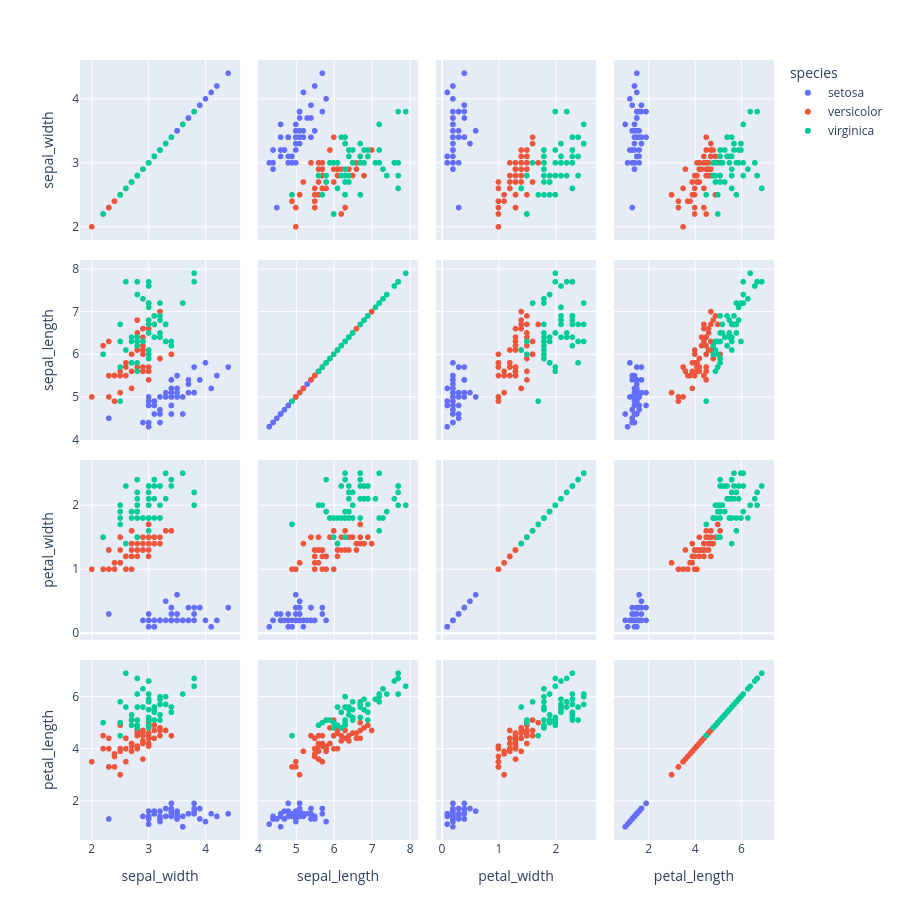

The notebook cell saved with this chart:
### Markdown cell above
###**Pairwise visualization of all the original dimensions**

### Code cell
df = px.data.iris()
features = ["sepal_width", "sepal_length", "petal_width", "petal_length"]
fig = px.scatter_matrix(df, dimensions=features, color="species", width=900, height=900)
fig.update_layout(margin=dict(l=80, r=30, t=60, b=60))
fig.show()

### Figure 1 — Plotly figure (JSON) as saved in the notebook; plotly's stock layout.template omitted (floating-point values rounded to 4 significant figures)
{"data": [{"dimensions": [{"axis": {"matches": true}, "label": "sepal_width", "values": [3.5, 3.0, 3.2, 3.1, 3.6, 3.9, 3.4, 3.4, 2.9, 3.1, 3.7, 3.4, 3.0, 3.0, 4.0, 4.4, 3.9, 3.5, 3.8, 3.8, 3.4, 3.7, 3.6, 3.3, 3.4, 3.0, 3.4, 3.5, 3.4, 3.2, 3.1, 3.4, 4.1, 4.2, 3.1, 3.2, 3.5, 3.1, 3.0, 3.4, 3.5, 2.3, 3.2, 3.5, 3.8, 3.0, 3.8, 3.2, 3.7, 3.3]}, {"axis": {"matches": true}, "label": "sepal_length", "values": [5.1, 4.9, 4.7, 4.6, 5.0, 5.4, 4.6, 5.0, 4.4, 4.9, 5.4, 4.8, 4.8, 4.3, 5.8, 5.7, 5.4, 5.1, 5.7, 5.1, 5.4, 5.1, 4.6, 5.1, 4.8, 5.0, 5.0, 5.2, 5.2, 4.7, 4.8, 5.4, 5.2, 5.5, 4.9, 5.0, 5.5, 4.9, 4.4, 5.1, 5.0, 4.5, 4.4, 5.0, 5.1, 4.8, 5.1, 4.6, 5.3, 5.0]}, {"axis": {"matches": true}, "label": "petal_width", "values": [0.2, 0.2, 0.2, 0.2, 0.2, 0.4, 0.3, 0.2, 0.2, 0.1, 0.2, 0.2, 0.1, 0.1, 0.2, 0.4, 0.4, 0.3, 0.3, 0.3, 0.2, 0.4, 0.2, 0.5, 0.2, 0.2, 0.4, 0.2, 0.2, 0.2, 0.2, 0.4, 0.1, 0.2, 0.1, 0.2, 0.2, 0.1, 0.2, 0.2, 0.3, 0.3, 0.2, 0.6, 0.4, 0.3, 0.2, 0.2, 0.2, 0.2]}, {"axis": {"matches": true}, "label": "petal_length", "values": [1.4, 1.4, 1.3, 1.5, 1.4, 1.7, 1.4, 1.5, 1.4, 1.5, 1.5, 1.6, 1.4, 1.1, 1.2, 1.5, 1.3, 1.4, 1.7, 1.5, 1.7, 1.5, 1.0, 1.7, 1.9, 1.6, 1.6, 1.5, 1.4, 1.6, 1.6, 1.5, 1.5, 1.4, 1.5, 1.2, 1.3, 1.5, 1.3, 1.5, 1.3, 1.3, 1.3, 1.6, 1.9, 1.4, 1.6, 1.4, 1.5, 1.4]}], "hovertemplate": "species=setosa<br>%{xaxis.title.text}=%{x}<br>%{yaxis.title.text}=%{y}<extra></extra>", "legendgroup": "setosa", "marker": {"color": "#636efa", "symbol": "circle"}, "name": "setosa", "showlegend": true, "type": "splom"}, {"dimensions": [{"axis": {"matches": true}, "label": "sepal_width", "values": [3.2, 3.2, 3.1, 2.3, 2.8, 2.8, 3.3, 2.4, 2.9, 2.7, 2.0, 3.0, 2.2, 2.9, 2.9, 3.1, 3.0, 2.7, 2.2, 2.5, 3.2, 2.8, 2.5, 2.8, 2.9, 3.0, 2.8, 3.0, 2.9, 2.6, 2.4, 2.4, 2.7, 2.7, 3.0, 3.4, 3.1, 2.3, 3.0, 2.5, 2.6, 3.0, 2.6, 2.3, 2.7, 3.0, 2.9, 2.9, 2.5, 2.8]}, {"axis": {"matches": true}, "label": "sepal_length", "values": [7.0, 6.4, 6.9, 5.5, 6.5, 5.7, 6.3, 4.9, 6.6, 5.2, 5.0, 5.9, 6.0, 6.1, 5.6, 6.7, 5.6, 5.8, 6.2, 5.6, 5.9, 6.1, 6.3, 6.1, 6.4, 6.6, 6.8, 6.7, 6.0, 5.7, 5.5, 5.5, 5.8, 6.0, 5.4, 6.0, 6.7, 6.3, 5.6, 5.5, 5.5, 6.1, 5.8, 5.0, 5.6, 5.7, 5.7, 6.2, 5.1, 5.7]}, {"axis": {"matches": true}, "label": "petal_width", "values": [1.4, 1.5, 1.5, 1.3, 1.5, 1.3, 1.6, 1.0, 1.3, 1.4, 1.0, 1.5, 1.0, 1.4, 1.3, 1.4, 1.5, 1.0, 1.5, 1.1, 1.8, 1.3, 1.5, 1.2, 1.3, 1.4, 1.4, 1.7, 1.5, 1.0, 1.1, 1.0, 1.2, 1.6, 1.5, 1.6, 1.5, 1.3, 1.3, 1.3, 1.2, 1.4, 1.2, 1.0, 1.3, 1.2, 1.3, 1.3, 1.1, 1.3]}, {"axis": {"matches": true}, "label": "petal_length", "values": [4.7, 4.5, 4.9, 4.0, 4.6, 4.5, 4.7, 3.3, 4.6, 3.9, 3.5, 4.2, 4.0, 4.7, 3.6, 4.4, 4.5, 4.1, 4.5, 3.9, 4.8, 4.0, 4.9, 4.7, 4.3, 4.4, 4.8, 5.0, 4.5, 3.5, 3.8, 3.7, 3.9, 5.1, 4.5, 4.5, 4.7, 4.4, 4.1, 4.0, 4.4, 4.6, 4.0, 3.3, 4.2, 4.2, 4.2, 4.3, 3.0, 4.1]}], "hovertemplate": "species=versicolor<br>%{xaxis.title.text}=%{x}<br>%{yaxis.title.text}=%{y}<extra></extra>", "legendgroup": "versicolor", "marker": {"color": "#EF553B", "symbol": "circle"}, "name": "versicolor", "showlegend": true, "type": "splom"}, {"dimensions": [{"axis": {"matches": true}, "label": "sepal_width", "values": [3.3, 2.7, 3.0, 2.9, 3.0, 3.0, 2.5, 2.9, 2.5, 3.6, 3.2, 2.7, 3.0, 2.5, 2.8, 3.2, 3.0, 3.8, 2.6, 2.2, 3.2, 2.8, 2.8, 2.7, 3.3, 3.2, 2.8, 3.0, 2.8, 3.0, 2.8, 3.8, 2.8, 2.8, 2.6, 3.0, 3.4, 3.1, 3.0, 3.1, 3.1, 3.1, 2.7, 3.2, 3.3, 3.0, 2.5, 3.0, 3.4, 3.0]}, {"axis": {"matches": true}, "label": "sepal_length", "values": [6.3, 5.8, 7.1, 6.3, 6.5, 7.6, 4.9, 7.3, 6.7, 7.2, 6.5, 6.4, 6.8, 5.7, 5.8, 6.4, 6.5, 7.7, 7.7, 6.0, 6.9, 5.6, 7.7, 6.3, 6.7, 7.2, 6.2, 6.1, 6.4, 7.2, 7.4, 7.9, 6.4, 6.3, 6.1, 7.7, 6.3, 6.4, 6.0, 6.9, 6.7, 6.9, 5.8, 6.8, 6.7, 6.7, 6.3, 6.5, 6.2, 5.9]}, {"axis": {"matches": true}, "label": "petal_width", "values": [2.5, 1.9, 2.1, 1.8, 2.2, 2.1, 1.7, 1.8, 1.8, 2.5, 2.0, 1.9, 2.1, 2.0, 2.4, 2.3, 1.8, 2.2, 2.3, 1.5, 2.3, 2.0, 2.0, 1.8, 2.1, 1.8, 1.8, 1.8, 2.1, 1.6, 1.9, 2.0, 2.2, 1.5, 1.4, 2.3, 2.4, 1.8, 1.8, 2.1, 2.4, 2.3, 1.9, 2.3, 2.5, 2.3, 1.9, 2.0, 2.3, 1.8]}, {"axis": {"matches": true}, "label": "petal_length", "values": [6.0, 5.1, 5.9, 5.6, 5.8, 6.6, 4.5, 6.3, 5.8, 6.1, 5.1, 5.3, 5.5, 5.0, 5.1, 5.3, 5.5, 6.7, 6.9, 5.0, 5.7, 4.9, 6.7, 4.9, 5.7, 6.0, 4.8, 4.9, 5.6, 5.8, 6.1, 6.4, 5.6, 5.1, 5.6, 6.1, 5.6, 5.5, 4.8, 5.4, 5.6, 5.1, 5.1, 5.9, 5.7, 5.2, 5.0, 5.2, 5.4, 5.1]}], "hovertemplate": "species=virginica<br>%{xaxis.title.text}=%{x}<br>%{yaxis.title.text}=%{y}<extra></extra>", "legendgroup": "virginica", "marker": {"color": "#00cc96", "symbol": "circle"}, "name": "virginica", "showlegend": true, "type": "splom"}], "layout": {"dragmode": "select", "height": 900, "legend": {"title": {"text": "species"}, "tracegroupgap": 0}, "margin": {"b": 60, "l": 80, "r": 30, "t": 60}, "width": 900}}
